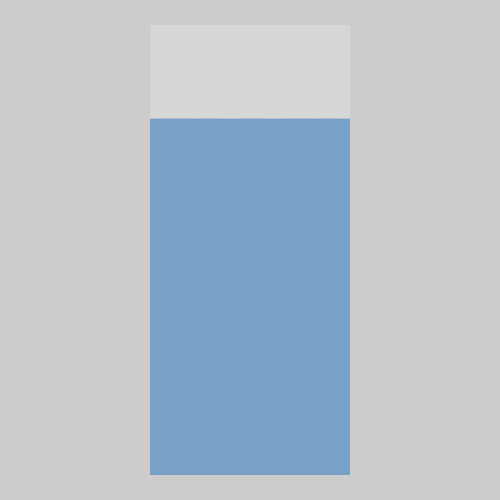
Frame 1 (no input)
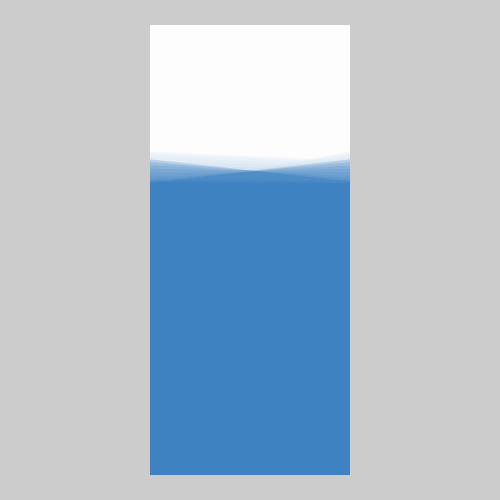
Frame 60 (the mouse pressed at the canvas centre just before this capture)
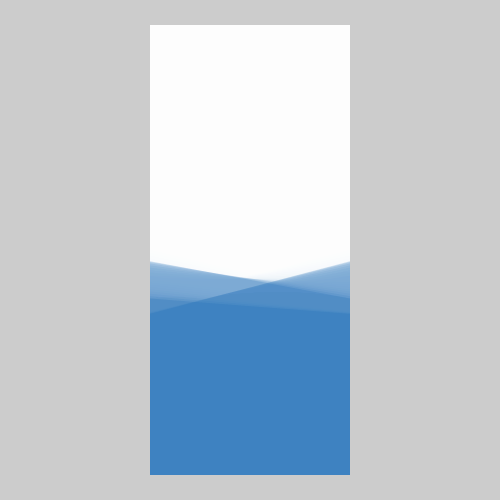
Frame 120 (the mouse held since frame 60 and released just before this capture)

The Processing sketch that drew these frames (run headless with seeded random() and noise(); from frame 60 on, the mouse is pressed at the canvas centre):

// Processing sketch: processing_174028
// ── processing_174028.pde

float noise_val=0.0;
float noise_val2=0.0;
float noise_val3=0.0;
float div=1;
float mult=250;

void setup(){
  frameRate(30);
  size(500,500);
  noStroke();
  rectMode(CENTER);
}

void draw(){
  int mouse=mouseY/3;

  noise_val = noise_val + (0.01/div);
  noise_val2 = noise_val2 + (0.015/div);
  noise_val3 = noise_val3 + (0.02/div);
  float my_noise1 = noise(noise_val) * map(mouseY,0,height,50+mult,50);
  float my_noise2 = noise(noise_val2) * map(mouseY,0,height,50+mult,50);
  float my_noise3 = noise(noise_val3) * map(mouseY,0,height,50+mult,50);
  
  fill(255,255,255, 50);
  rect(width/2,(height/2), 200, 450);
  fill(20,100,180, 50);
  beginShape();
  vertex(150, 300+mouse-my_noise1);
  vertex(350, 300+mouse-my_noise2);
  vertex(350, 475);
  vertex(150, 475);
  endShape(CLOSE);
  
  beginShape();
  vertex(150, 300+mouse-my_noise2);
  vertex(350, 300+mouse-my_noise3);
  vertex(350, 475);
  vertex(150, 475);
  endShape(CLOSE);
  
  beginShape();
  vertex(150, 300+mouse-my_noise3);
  vertex(350, 300+mouse-my_noise1);
  vertex(350, 475);
  vertex(150, 475);
  endShape(CLOSE);
/* 
  if (mousePressed == true) {
    div=2;
    mult=0;
  } else {
    div=1;
    mult=250;
  }*/
}
